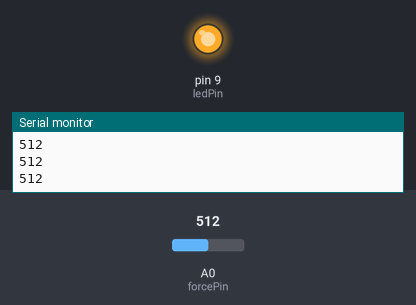
This sketch was run on a simulated Arduino Uno, built with avr-gcc and run on an emulated ATmega328P. Shown: output pins drawn as LEDs (lit = HIGH), the last lines printed to the serial monitor. Inputs (shaded band) come from the test bench; at power-on: A0 (forcePin) = 512.

Above: at 1.2 s.
1.3 s: A0 (forcePin) set to 33
2.8 s: A0 (forcePin) set to 26
At 4.1 s:
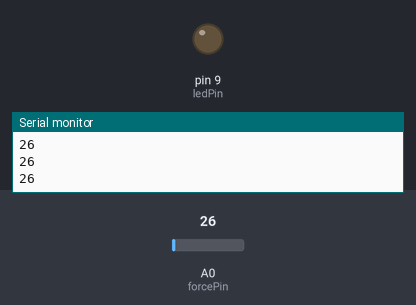
4.4 s: A0 (forcePin) set to 122
At 5.5 s:
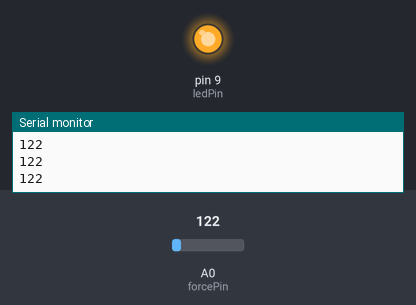
6.0 s: A0 (forcePin) set to 20
At 6.9 s:
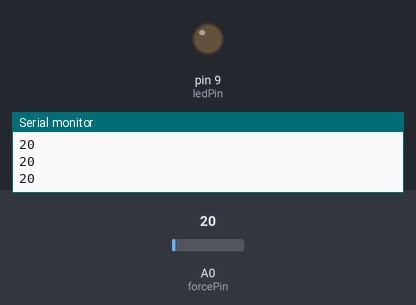
Timing chart, 0 to 8.6 s (numbered marks = the images above; inputs shaded):
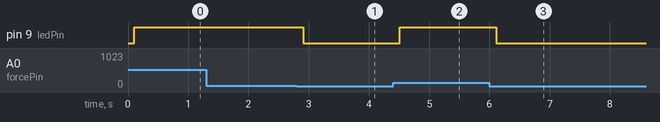

Measured:
- the behaviour switches between 30 and 29 on A0 (forcePin) (found by bisection; images 0 and 1)
- after the input at 2.8 s, pin 9 (ledPin): HIGH → LOW after 0.11 s
- after the input at 4.4 s, pin 9 (ledPin): LOW → HIGH after 0.11 s
- after the input at 6.0 s, pin 9 (ledPin): HIGH → LOW after 0.12 s

The sketch:

activity_8b.ino
```cpp
// DM2008 — Activity 8b
// Type 2: Force Sensor (10 min)

// sensor connected to analog pin A0
const int forcePin = A0;
const int ledPin = 9;

void setup() {
  Serial.begin(9600);
  pinMode(ledPin, OUTPUT);
}

void loop() {
  // read pressure (0 = none, 1023 = max)
  int forceVal = analogRead(forcePin);

  Serial.println(forceVal);
  delay(100);

  if ( forceVal >= 30) {
    digitalWrite(ledPin, HIGH);
  }

  if (forceVal < 30) {
    digitalWrite(ledPin, LOW);
  }

}
```
